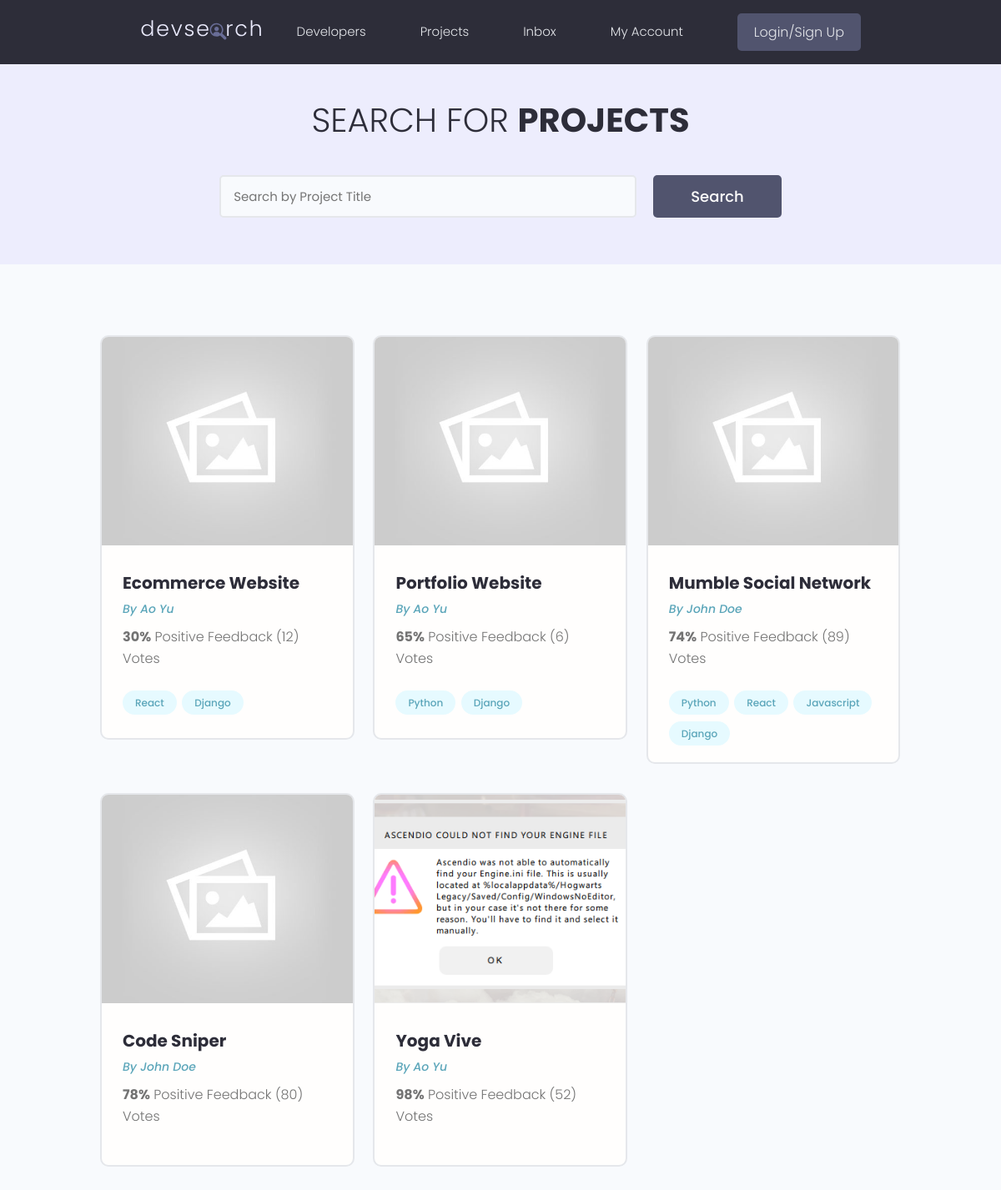
/projects/, run on the app's committed database.
### projects/models.py (models this page shows, shortened)
class Project(models.Model):
    owner = models.ForeignKey(Profile, null=True, blank=True, on_delete=models.SET_NULL)
    title = models.CharField(max_length=200)
    description = models.TextField(null=True, blank=True)
    featured_image = models.ImageField(null=True, blank=True, default='default.jpg')
    demo_link = models.CharField(max_length=2000, null=True, blank=True)
    source_link = models.CharField(max_length=2000, null=True, blank=True)
    tags = models.ManyToManyField('Tag', blank=True)
    vote_total = models.IntegerField(default=0, null=True, blank=True)
    vote_ratio = models.IntegerField(default=0, null=True, blank=True)
    created = models.DateTimeField(auto_now_add=True)
    id = models.UUIDField(default=uuid.uuid4, unique=True,
                            primary_key=True, editable=False)

class Tag(models.Model):
    name = models.CharField(max_length=200)
    created = models.DateTimeField(auto_now_add=True)
    id = models.UUIDField(default=uuid.uuid4, unique=True,
                            primary_key=True, editable=False)
    def __str__(self):
        return self.name

### users/models.py (models this page shows, shortened)
class Profile(models.Model):
    user = models.OneToOneField(User, null=True, on_delete=models.CASCADE, blank=True)
    name = models.CharField(max_length=200, null=True, blank=True)
    email = models.EmailField(max_length=200, null=True, blank=True)
    username = models.CharField(max_length=200, null=True, blank=True)
    location = models.CharField(max_length=200, null=True, blank=True)
    short_intro = models.CharField(max_length=200, null=True, blank=True)
    bio = models.TextField(null=True, blank=True)
    profile_image = models.ImageField(null=True, blank=True, upload_to='profiles/', default='profiles/user-default.png')
    social_github = models.CharField(max_length=200, null=True, blank=True)
    social_twitter = models.CharField(max_length=200, null=True, blank=True)
    social_linkedin = models.CharField(max_length=200, null=True, blank=True)
    social_youtube = models.CharField(max_length=200, null=True, blank=True)
    social_website = models.CharField(max_length=200, null=True, blank=True)
    created = models.DateTimeField(auto_now_add=True)
    id = models.UUIDField(default=uuid.uuid4, unique=True,
                            primary_key=True, editable=False)

### projects/views.py (the view)
# urls.py: path('projects/', include('projects.urls')),
def projects(request):
    projects = Project.objects.all()
    context = {
        'projects': projects
    }
    return render(request, 'projects/projects.html', context)

### projects/templates/projects/projects.html (shortened to what this page needs)
{%extends 'main.html'%}
{%block content%}
  <main class="projects">
    <section class="hero-section text-center">
      <div class="container container--narrow">
        <div class="hero-section__box">
          <h2>Search for <span>Projects</span></h2>
        </div>
        <div class="hero-section__search">
          <form class="form" action="#" method="get">
            <div class="form__field">
              <input class="input input--text" id="formInput#search" type="text" name="text"
                placeholder="Search by Project Title" />
            </div>
            <input class="btn btn--sub btn--lg" type="submit" value="Search" />
          </form>
        </div>
      </div>
    </section>
    <section class="projectsList">
      <div class="container">
        <div class="grid grid--three">
        {% for project in projects %}
          <div class="column">
            <div class="card project">
              <a href="{%url 'project' project.id%}" class="project">
                <img class="project__thumbnail" src="{{project.featured_image.url}}" alt="project thumbnail" />
                <div class="card__body">
                  <h3 class="project__title">{{project.title}}</h3>
                  <p><a class="project__author" href="{%url 'user-profile' project.owner.id%}">By {{project.owner.name}}</a></p>
                  <p class="project--rating">
                    <span style="font-weight: bold;">{{project.vote_ratio}}%</span> Positive
                    Feedback ({{project.vote_total}}) Vote{{project.vote_total|pluralize:"s"}}
                  </p>
                  <div class="project__tags">
                    {% for tag in project.tags.all %}
                    <span class="tag tag--pill tag--main">
                      <small>{{tag}}</small>
                    </span>
                    {% endfor %}
                  </div>
                </div>
              </a>
            </div>
          </div>
          {% endfor %}
        </div>
      </div>
    </section>
  </main>
{%endblock content%}

### templates/main.html (shortened to what this page needs)
<!DOCTYPE html>
{%load static%}
<html>
  <head>
    <link
      rel="stylesheet"
      href="https://cdn.iconmonstr.com/1.3.0/css/iconmonstr-iconic-font.min.css"
    />
    <link rel="stylesheet" href="https://cdnjs.cloudflare.com/ajax/libs/material-design-iconic-font/2.2.0/css/material-design-iconic-font.min.css" />
    <link rel="stylesheet" href="{% static 'uikit/styles/uikit.css' %}" />
    <link rel="stylesheet" href="{% static 'styles/app.css' %}" />
  </head>
  <body>
    {%include 'navbar.html'%}
    {%block content%}
    {%endblock content%}
  </body>
</html>

### templates/navbar.html (shortened to what this page needs)
{% load static %}
<header class="header">
  <div class="container container--narrow">
    <a href="{%url 'profiles'%}" class="header__logo">
      <img src="{% static 'images/logo.svg' %}" alt="DevSearch Logo" />
    </a>
    <nav class="header__nav">
      <ul class="header__menu">
        <li class="header__menuItem"><a href="{%url 'profiles'%}">Developers</a></li>
        <li class="header__menuItem"><a href="{%url 'projects'%}">Projects</a></li>
        <li class="header__menuItem"><a href="">Inbox</a></li>
        <li class="header__menuItem"><a href="">My Account</a></li>
        {% if request.user.is_authenticated %}
        <li class="header__menuItem">
          <a href="{%url 'account'%}" class="btn btn--sub">Account</a>
        </li>
        <li class="header__menuItem">
          <a href="{%url 'logout'%}" class="btn btn--sub">Logout</a>
        </li>
        {% else %}
        <li class="header__menuItem">
          <a href="{%url 'login'%}" class="btn btn--sub">Login/Sign Up</a>
        </li>
        {% endif %}
      </ul>
    </nav>
  </div>
</header>

### static/styles/app.css (style rules this page uses)
:root { --color-sub: #2d2d39; }
.btn--sub { background-color: var(--color-sub-light); }
.card { border: 2px solid var(--color-light); }
img { width: 100%; }
.header { position: sticky; z-index: 111; background-color: var(--color-sub); padding: 1.5rem 0; }
.header > .container { display: flex; justify-content: space-between; align-items: center; }
.header__logo > img { height: 3.8rem; }
.header__nav > ul { display: inline-flex; align-items: center; list-style: none; gap: 6.5rem; }
.header__menuItem > a { color: var(--color-light); font-weight: 300; }
.hero-section { height: 40vh; display: flex; align-items: center; background-color: var(--color-sub); }
.hero-section__box { margin-bottom: 4rem; }
.hero-section__box > h2, .hero-section__box > h2 > span { font-size: 4rem; color: var(--color-light); line-height: 1.3; text-transform: uppercase; }
.hero-section__box > h2 { font-weight: 300; }
.hero-section__box > h2 > span { font-weight: 700; }
.hero-section__search > .form { display: flex; align-items: center; justify-content: center; gap: 2rem; }
.hero-section__search > .form input.input--text { width: 50rem; }
.project__author { font-size: 1.4rem; font-style: italic; }
.project--rating { margin-bottom: 1.6em; margin-top: .5em; }
.projects > .hero-section { background: var(--color-sub-lighter); height: 30vh; }
.projects .hero-section__box { margin-bottom: 2.5rem; }
.projects .hero-section__box > h2 { color: var(--color-sub); }
.projects .hero-section__box > h2 > span { font-weight: 700; color: var(--color-sub); }
.projectsList { margin-top: 8rem; }
.project__thumbnail { height: 25rem; object-fit: cover; object-position: top center; }
.project__title { font-size: 2rem; font-weight: 700; color: var(--color-sub); }

### static/uikit/styles/modules/_variables.css (style rules this page uses)
:root { --color-main: #5aa5b9; --color-main-light: #e6faff; --color-sub: #3f4156; --color-sub-light: #51546e; --color-sub-lighter: #ededfd; --color-text: #737373; --color-gray: #8b8b8b; --color-light: #e5e7eb; --color-light-gray: #767676; --color-bg: #f8fafd; --color-white: #fffefd; --color-white-light: #f3f3f3; --color-success: #359e64; --color-success-bg: #def8e8; --color-error: #fc4b0b; --color-error-bg: #fff2ee; --font-base: 'Poppins', arial, helvetica, 'Segoe UI', roboto, ubuntu, sans-serif; --font-monospace: 'Fira Code', 'Courier New', courier, monospace; --font-regular: 300; --font-medium: 500; --font-bold: 700; --generic-shadow: 1px 1px 5px #00000010; --generic-transition: all 0.3s ease-in-out; }

### static/uikit/styles/modules/_base.css (style rules this page uses)
* { margin: 0; padding: 0; box-sizing: border-box; text-rendering: optimizeLegibility; color: inherit; font-size: inherit; }
html { font-size: 50%; }
@media only screen and (min-width: 480px) { html { font-size: 56.25%; } }
@media only screen and (min-width: 1200px) { html { font-size: 62.5%; } }
body { line-height: 1.6; font-weight: 400; font-size: 1.5rem; color: var(--color-text); background-color: var(--color-bg); min-height: 100vh; }

### static/uikit/styles/modules/_typography.css (style rules this page uses)
* { font-family: var(--font-base); }
h2 { font-size: 3.6rem; font-weight: var(--font-bold); }
h3 { font-size: 3.2rem; font-weight: var(--font-medium); }
p, span, strong { font-size: 1.6rem; color: var(--color-text); font-weight: var(--font-regular); }
a { padding-bottom: 2px; text-decoration: none; display: inline-block; color: var(--color-main); font-weight: var(--font-medium); }

### static/uikit/styles/modules/_utilities.css (style rules this page uses)
.container { width: 92%; max-width: 165rem; margin: 0 auto; box-sizing: border-box; }
.container--narrow { width: 92%; max-width: 120rem; }
@media screen and (min-width: 1000px) { .container { width: 90%; } }
@media screen and (min-width: 1000px) { .container--narrow { width: 85%; } }
@media screen and (min-width: 1200px) { .container { width: 80%; } }
@media screen and (min-width: 1200px) { .container--narrow { width: 72%; } }
.text-center { text-align: center; }

### static/uikit/styles/modules/_button.css (style rules this page uses)
.btn { display: inline-block; position: relative; cursor: pointer; background-color: var(--color-light); font-weight: var(--font-medium); color: var(--color-sub); text-decoration: none; padding: 1rem 2rem; border-radius: 0.5rem; border: none; width: -webkit-fit-content; width: -moz-fit-content; width: fit-content; height: -webkit-fit-content; height: -moz-fit-content; height: fit-content; font-size: 1.6rem; outline-width: 0; outline-color: transparent; -webkit-backface-visibility: hidden; backface-visibility: hidden; transition: all 0.3s ease-in-out; }
.btn--sub { background-color: var(--color-sub); color: var(--color-white); }
.btn--lg { font-size: 1.8rem; padding: 1.2rem 4.5rem; }

### data on the page
Project: featured_image (placeholder picture), title "Ecommerce Website", owner.name "Ao Yu", vote_ratio "30", vote_total "12"
Tag: name "React"
Tag: name "Django"
Project: featured_image (placeholder picture), title "Portfolio Website", owner.name "Ao Yu", vote_ratio "65", vote_total "6"
Tag: name "Python"
Project: featured_image (placeholder picture), title "Mumble Social Network", owner.name "John Doe", vote_ratio "74", vote_total "89"
Tag: name "Javascript"
Project: featured_image (placeholder picture), title "Code Sniper", owner.name "John Doe", vote_ratio "78", vote_total "80"
Project: featured_image (picture), title "Yoga Vive", owner.name "Ao Yu", vote_ratio "98", vote_total "52"
